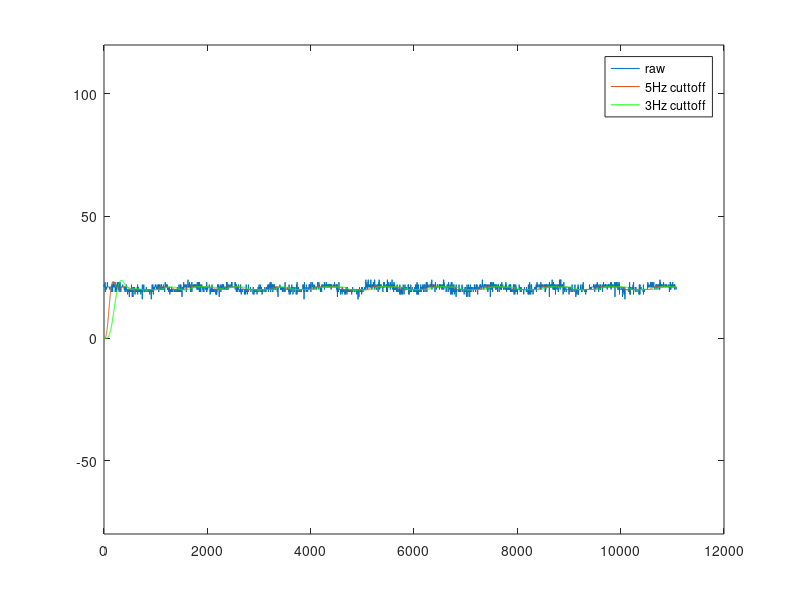
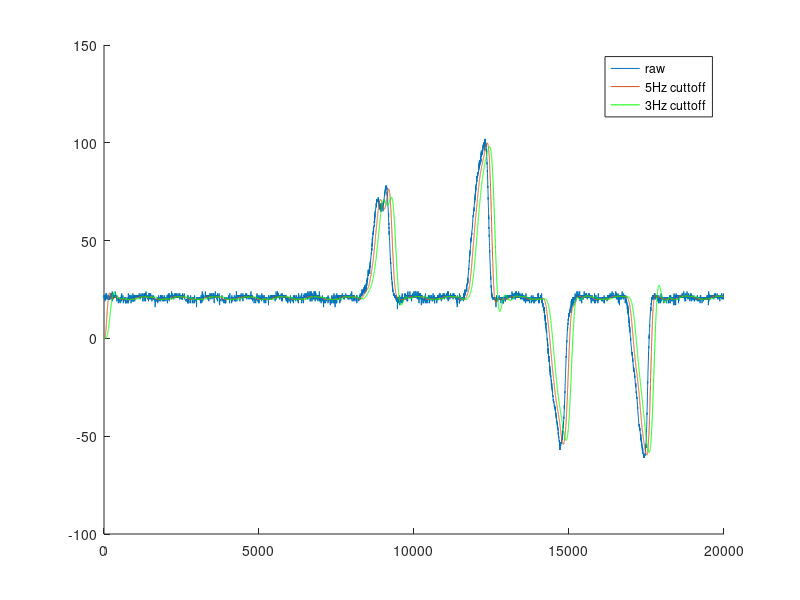
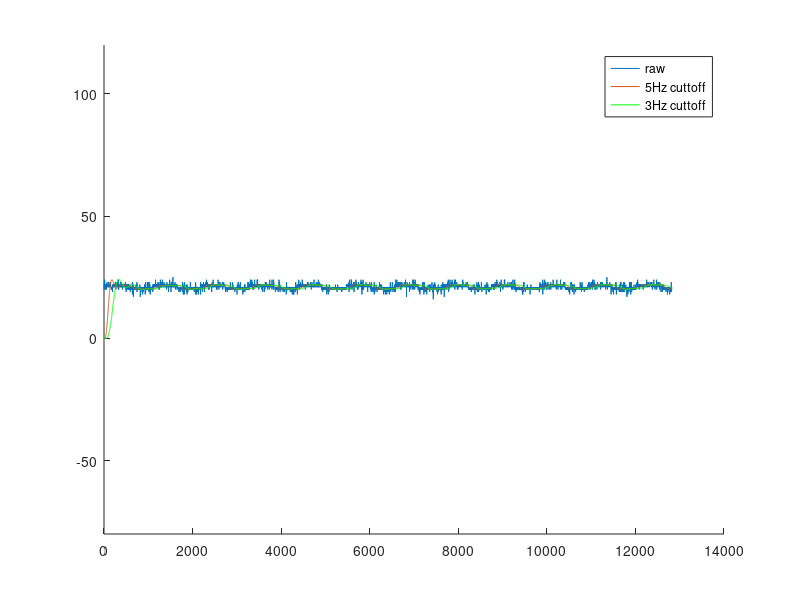

Reproduce these figures in MATLAB, in order.
clear;
clc;
close all;

% design Butterworth Filter - 4th order, 5Hz cuttoff
[B, A] = butter(4, 0.01);
[B3, A3] = butter(5, 0.006);

loadtest1 = load('loadcelltest7.txt');
test1 = loadtest1(:,1);
test1_filter = filter(B, A, test1);
test1_filter3 = filter(B3, A3, test1);

figure(1);
plot(test1);
hold on
plot(test1_filter);
plot(test1_filter3, 'g');
hold off
legend('raw', '5Hz cuttoff', '3Hz cuttoff');
ylim([-80,120]);

loadtest2 = load('loadcelltest8.txt');
test2 = loadtest2(:,1);
test2_filter = filter(B, A, test2);
test2_filter3 = filter(B3, A3, test2);

figure(2);
hold on
plot(test2)
plot(test2_filter);
plot(test2_filter3, 'g');
legend('raw', '5Hz cuttoff', '3Hz cuttoff');
hold off


loadtest3 = load('loadcelltest9.txt');
test3 = loadtest3(:,1);
test3_filter = filter(B, A, test3);
test3_filter3 = filter(B3, A3, test3);

figure(3);
hold on
plot(test3)
plot(test3_filter);
plot(test3_filter3, 'g');
legend('raw', '5Hz cuttoff', '3Hz cuttoff');
hold off
ylim([-80,120]);